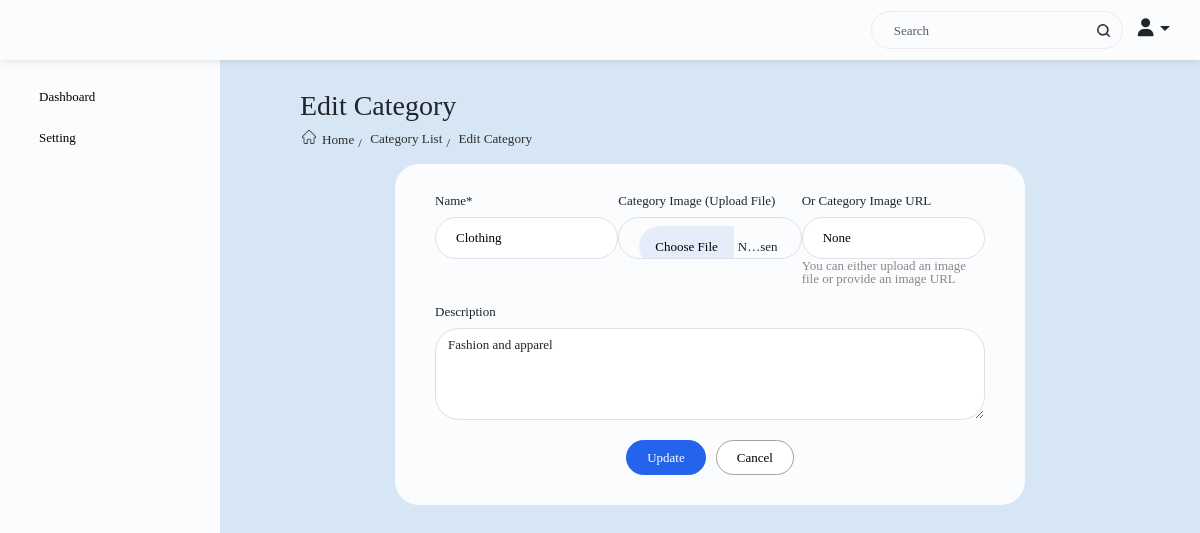
/backend/product-main-category/edit/2/ (signed in), run on the app's committed database.
### ecom_app/models.py (models this page shows, shortened)
class ProductMainCategory(models.Model):
    main_cat_name = models.CharField(max_length=100, unique=True)
    cat_slug = models.SlugField(max_length=100, unique=True, blank=True)
    cat_image = models.ImageField(
        upload_to="ecommerce/category_images/", blank=True, null=True
    )
    cat_image_url = models.URLField(max_length=500, blank=True, null=True,
                                  help_text="Optional. You can provide a URL to an image instead of uploading a file.")
    description = models.TextField(blank=True, null=True)
    cat_ordering = models.IntegerField(default=0)
    created_by = models.ForeignKey(
        User, on_delete=models.CASCADE, related_name="category_created_by"
    )
    updated_by = models.ForeignKey(
        User,
        on_delete=models.CASCADE,
        related_name="category_updated_by",
        blank=True,
        null=True,
    )
    created_at = models.DateTimeField(auto_now_add=True)
    updated_at = models.DateTimeField(auto_now_add=False, blank=True, null=True)
    is_active = models.BooleanField(default=True)
    class Meta:
        db_table = "product_category"
        verbose_name_plural = "Product Categories"
        ordering = ["-is_active", "cat_ordering"]

### ecom_app/views.py (the view)
    @login_required
    def wrapper(request, *args, **kwargs):
        if not request.user.is_staff:
            return redirect('dashboard_login')
        return view_func(request, *args, **kwargs)

### ecom_app/common_func.py (called while the page is built)
def checkUserPermission(request, access_type, menu_url):
    try:
        user_permissions = {
            "can_view": "can_view",
            "can_add": "can_add",
            "can_update": "can_update",
            "can_delete": "can_delete",
        }
        if request.user.is_superuser: return True
        check_user_permission = UserPermission.objects.filter(
            user_id=request.user.id, is_active=True, **{user_permissions[access_type]: True}, menu__menu_url=menu_url,
        )
        if check_user_permission: return True
        else: return False
    except:
        return False

### ecom_app/context_processors.py (called while the page is built)
def menu_items(request):
    menu_list             = UserPermission.objects.filter(user_id=request.user.id, menu__is_main_menu=True, can_view=True, menu__parent_id=0, menu__is_active=True, menu__deleted=False, is_active=True).select_related('menu','user')
    search_menu_list      = UserPermission.objects.filter(user_id=request.user.id, can_view=True, menu__is_active=True, menu__deleted=False, is_active=True).select_related('menu','user')
    return {'main_menu_list':  menu_list, 'search_menu_list': search_menu_list}

def get_cart_item(request):
    cart_items = []
    amount_summary = {
        'sub_total_amount': 0,
        'total_vat': 0,
        'total_discount': 0,
        'grand_total': 0,
    }
    if request.user.is_authenticated:
        try:
            customer = Customer.objects.filter(user=request.user).first()
            if customer:
                cart_items = OrderCart.objects.filter(customer=customer, is_active=True, is_order=False)
        except (OrderCart.DoesNotExist, Customer.DoesNotExist):
            cart_items = []
    amount_summary = cart_amount_summary(request)
    return {'cart_item_count': len(cart_items), 'cart_items': cart_items, 'amount_summary': amount_summary}

### ecom_app/views.py (called while the page is built, shortened)
def staff_required(view_func):
    @login_required
    def wrapper(request, *args, **kwargs):
        if not request.user.is_staff:
            return redirect('dashboard_login')
        return view_func(request, *args, **kwargs)
    return wrapper

@staff_required
def edit_product_main_category(request, pk):
    if not checkUserPermission(request, "can_update", "backend/product-main-category-list/"):
        return render(request, "403.html")
    category = get_object_or_404(ProductMainCategory, pk=pk)
    context = {
        'category': category
    }
    return render(request, "product/edit_product_main_category.html", context)

### ecom_app/templates/product/edit_product_main_category.html (shortened to what this page needs)
{% extends 'base.html' %}
{% block content %}
    <section class="customer-list-section">
        <div class="container">
            <div class="content">
                <div class="title-box">
                    <div class="page-title">
                        <h3>Edit Category</h3>
                    </div>
                    <div class="breadcrumbs">
                        <ul class="breadcrumbs-list">
                            <li><a href="/"><span><img src="/static/images/icons/Home.svg" alt="more"></span>Home</a></li>
                            <li><a href="{% url 'product_main_category_list' %}">Category List</a></li>
                            <li><a href="#">Edit Category</a></li>
                        </ul>
                    </div>
                </div>
                <div class="form-area-content">
                    <div class="form-inner-content">
                        <form method="post" enctype="multipart/form-data" class="form-horizontal" >
                            <div class="form-group">
                                <div class="input-field">
                                    <label for="main_cat_name"> Name*</label>
                                    <input type="text" name="main_cat_name" id="main_cat_name" value="{{ category.main_cat_name }}" required>
                                </div>
                                <div class="input-field">
                                    <label for="cat_image">Category Image (Upload File)</label>
                                    <input type="file" name="cat_image" id="cat_image">
                                </div>
                                <div class="input-field">
                                    <label for="cat_image_url">Or Category Image URL</label>
                                    <input type="url" name="cat_image_url" id="cat_image_url" value="{{ category.cat_image_url }}" placeholder="https://example.com/image.jpg">
                                    <small style="color: #888;">You can either upload an image file or provide an image URL</small>
                                </div>
                            </div>
                            <div class="form-group">
                                <div class="input-field-full">
                                    <label for="description"> Description </label>
                                    <textarea name="description" id="description" class="form-control" rows="4">{{ category.description }}</textarea>
                                </div>
                            </div>
                            <div class="form-group">
                                <div class="form-button">
                                    <input type="submit" class="button blue-button" value="Update">
                                    <a href="{% url 'product_main_category_list' %}" class="button primary-button cancle-button">Cancel</a>
                                </div>
                            </div>
                        </form>
                    </div>
                </div>
            </div>
        </div>
    </section>
{% endblock %}

### static/css/ecommerce.css (style rules this page uses)
body,html { scroll-behavior: smooth; background-color: #D7E6F5; }
html, body, div, span, applet, object, iframe, h1, h2, h3, h4, h5, h6, p, blockquote, pre, a, abbr, acronym, address, big, cite, code, del, dfn, em, img, ins, kbd, q, s, samp, small, strike, strong, sub, sup, tt, var, b, u, i, center, dl, dt, dd, ol, ul, li, fieldset, form, label, legend, table, caption, tbody, tfoot, thead, tr, th, td, article, aside, canvas, details, embed, figure, figcaption, footer, header, hgroup, menu, nav, output, ruby, section, summary, time, mark, audio, video { margin: 0; padding: 0; border: 0; font-size: 100%; font: inherit; vertical-align: baseline; }
article, aside, details, figcaption, figure, footer, header, hgroup, menu, nav, section { display: block; }
body { line-height: 1; }
ol, ul { list-style: none; }
body { font-family: 'MontserratRegular'; font-size: 13px; }
.content { padding: 30px; }
.page-title h3 { font-size: 28px; font-family: 'MontserratSemiBold'; margin-bottom: 5px; }
.breadcrumbs { margin-bottom: 15px; margin-top: 10px; }
.breadcrumbs ul { display: flex; justify-content: flex-start; }
.breadcrumbs-list li { position: relative; margin-right: 14px; }
.breadcrumbs-list a { font-family: 'MontserratRegular'; line-height: 2.14em; color: #000000; text-decoration: none; }
.breadcrumbs-list li + li:before { content: '/'; display: block; position: absolute; top: 50%; transform: translateY(-50%); left: -10px; font-size: inherit; color: inherit; margin-top: 2px; }
.breadcrumbs-list li:last-child { margin-right: 0px; }
.breadcrumbs-list img { margin-right: 6px; }
.title-box { position: relative; }
.primary-button { padding: 10px 20px; border: 0; text-decoration: none; background-color: #FFFFFF; display: flex; border-radius: 24px; color: #000000; }
.form-inner-content { max-width: 630px; margin: 0 auto; background-color: #FAFCFE; border-radius: 24px; padding: 30px 40px; width: 100%; }
.form-inner-content .form-group { display: flex; justify-content: space-between; }
.form-inner-content .input-field { width: calc(50% - 8px); margin-bottom: 20px; }
.form-inner-content label { display: block; font-family: 'MontserratMedium'; margin-bottom: 10px; }
.form-inner-content .input-field select, .form-inner-content .input-field input:focus-visible, .form-inner-content .input-field input { width: calc(100% - 0px); border: 1px solid var(--bs-border-color); border-radius: 24px; height: 42px; padding: 8px 20px; outline: none; }
.input-field-full { width: 100%; margin-bottom: 20px; }
.form-button { display: flex; justify-content: center; width: 100%; }
.button { border: 1px solid #A1A1A1; padding: 10px 20px; border-radius: 24px; margin: 0 5px; cursor: pointer; text-decoration: none; display: inline-block; }
.blue-button { background-color: #2463EB; color: white; border: 1px solid #2463EB; }
.breadcrumbs ul { display: flex; list-style: none; margin: 0; padding: 0; }
.breadcrumbs ul li a { margin-left: 2px; font-size: 13.2px; font-family: 'MontserratRegular'; color: #000000; opacity: .8; text-decoration: none; line-height: 18px; }
.breadcrumbs ul li a::after { content: "/"; padding: 0 2px; display: none; }
.breadcrumbs ul li:last-child a::after { content: ""; }
.container { padding: 0; max-width: calc(100% - 60px); }
.form-control, .form-control:focus { outline: none; box-shadow: none; font-size: 13px; border-radius: 24px; }

### data on the page
ProductMainCategory: main_cat_name "Clothing", cat_image_url "None", description "Fashion and apparel"
